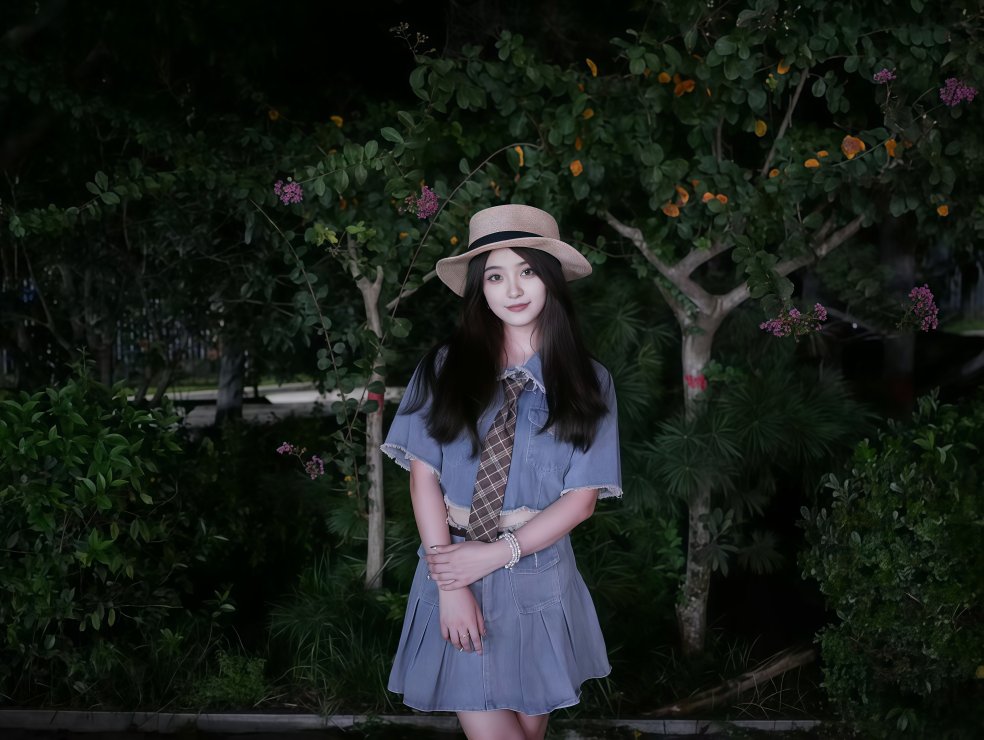
#> input picture Data collection and preprocessing/Data/quality_restoration_20250916175947589.jpg, 2952 x 2219 px, given in place of the camera (shown at 1/3 size)
$ python 'Facial Recognition.py'
#> lines starting #> are read from the running program, lines starting #| are printed output that depends on the picture
#> the answer given: 1
#> the answer given: ../../Data collection and preprocessing/Data/quality_restoration_20250916175947589.jpg
#> the answer given: 3
"""
纯 OpenCV 人脸识别系统（优化版）
优化点：
- 添加直方图均衡化增强对比度
- 实现多帧投票机制平滑识别结果
- 添加人脸对齐功能
- 优化LBPH参数提高识别稳定性
- 添加置信度平滑处理减少跳变
- 支持多张人脸同时注册提高准确性
"""
import cv2
import numpy as np
import os
import json
import time
from typing import List, Tuple, Optional, Dict
from collections import deque

try:
    from PIL import Image, ImageDraw, ImageFont
    PIL_AVAILABLE = True
except ImportError:
    PIL_AVAILABLE = False

# ====================== 配置常量 ======================
DATA_FILE = 'face_database.json'
CONFIDENCE_THRESHOLD = 85  # 放宽阈值，LBPH的confidence越小越匹配
SMOOTH_THRESHOLD = 70      # 平滑后的判定阈值
FACE_SIZE = (150, 150)     # 增大尺寸保留更多特征
FONT_SIZE = 24
ESCAPE_KEY = 27
ENTER_KEY = 13

# 多帧投票配置
VOTE_FRAMES = 5            # 投票窗口大小
VOTE_THRESHOLD = 3         # 最少需要3帧一致才确认

# LBPH 参数优化
LBPH_RADIUS = 2
LBPH_NEIGHBORS = 8
LBPH_GRID_X = 8
LBPH_GRID_Y = 8

# ====================== 初始化人脸检测器 ======================
face_detector = cv2.CascadeClassifier(cv2.data.haarcascades + "haarcascade_frontalface_default.xml")

# 加载眼睛检测器（用于人脸对齐）
eye_detector = cv2.CascadeClassifier(cv2.data.haarcascades + "haarcascade_eye.xml")

# ====================== 数据管理 ======================
def load_face_database() -> Tuple[List[np.ndarray], List[str]]:
    """加载人脸数据库"""
    if not os.path.exists(DATA_FILE):
        return [], []

    try:
        with open(DATA_FILE, 'r', encoding='utf-8') as f:
            data = json.load(f)
        face_images = [np.array(img, dtype=np.uint8) for img in data.get('images', [])]
        names = data.get('names', [])
        return face_images, names
    except (json.JSONDecodeError, KeyError) as e:
        print(f"数据库加载失败: {e}，将创建新数据库")
        return [], []

def save_face_database(face_images: List[np.ndarray], names: List[str]) -> bool:
    """保存人脸数据库"""
    try:
        data = {
            'images': [img.tolist() for img in face_images],
            'names': names
        }
        with open(DATA_FILE, 'w', encoding='utf-8') as f:
            json.dump(data, f, ensure_ascii=False)
        return True
    except Exception as e:
        print(f"保存失败: {e}")
        return False

# [7 lines left out: function clear_face_database, not called in this run]

# ====================== 图像预处理 ======================
def enhance_face(face_img: np.ndarray) -> np.ndarray:
    """增强人脸图像质量"""
    # 直方图均衡化增强对比度
    enhanced = cv2.equalizeHist(face_img)
    # 轻微高斯模糊去噪
    enhanced = cv2.GaussianBlur(enhanced, (3, 3), 0)
    return enhanced

def align_face(img: np.ndarray, face_rect: Tuple[int, int, int, int]) -> Optional[np.ndarray]:
    """人脸对齐：基于眼睛位置旋转校正"""
    x, y, w, h = face_rect
    face_roi = img[y:y+h, x:x+w]

    # 检测眼睛
    gray_roi = cv2.cvtColor(face_roi, cv2.COLOR_BGR2GRAY)
    eyes = eye_detector.detectMultiScale(gray_roi, scaleFactor=1.1, minNeighbors=3, minSize=(20, 20))

    if len(eyes) >= 2:
        # 获取两个最大的眼睛
        eyes = sorted(eyes, key=lambda e: e[2]*e[3], reverse=True)[:2]
        eyes = sorted(eyes, key=lambda e: e[0])  # 按x坐标排序

        # 计算眼睛中心
        left_eye = (eyes[0][0] + eyes[0][2]//2, eyes[0][1] + eyes[0][3]//2)
        right_eye = (eyes[1][0] + eyes[1][2]//2, eyes[1][1] + eyes[1][3]//2)

        # 计算旋转角度
        dy = right_eye[1] - left_eye[1]
        dx = right_eye[0] - left_eye[0]
        angle = np.degrees(np.arctan2(dy, dx))

        # 旋转图像 - 修复：确保center是Python int类型
        center = (int(w // 2), int(h // 2))
        M = cv2.getRotationMatrix2D(center, angle, 1.0)
        aligned = cv2.warpAffine(face_roi, M, (w, h), flags=cv2.INTER_CUBIC)

        face_gray = cv2.cvtColor(aligned, cv2.COLOR_BGR2GRAY)
    else:
        face_gray = cv2.cvtColor(face_roi, cv2.COLOR_BGR2GRAY)

    face_gray = cv2.resize(face_gray, FACE_SIZE)
    return enhance_face(face_gray)

def preprocess_face(img: np.ndarray, face_rect: Tuple[int, int, int, int]) -> np.ndarray:
    """预处理人脸图像（带对齐）"""
    aligned = align_face(img, face_rect)
    if aligned is not None:
        return aligned

    # 回退到基础处理
    x, y, w, h = face_rect
    h_img, w_img = img.shape[:2]
    x, y = max(0, x), max(0, y)
    w, h = min(w, w_img - x), min(h, h_img - y)

    face_img = img[y:y+h, x:x+w]
    face_img = cv2.cvtColor(face_img, cv2.COLOR_BGR2GRAY)
    face_img = cv2.resize(face_img, FACE_SIZE)
    return enhance_face(face_img)

# ====================== 字体处理 ======================
_chinese_font: Optional[ImageFont.FreeTypeFont] = None

def get_chinese_font(font_size: int = FONT_SIZE) -> Optional[ImageFont.FreeTypeFont]:
    """获取中文字体（带缓存）"""
    global _chinese_font
    if not PIL_AVAILABLE:
        return None

    if _chinese_font is not None:
        return _chinese_font

    possible_fonts = [
        "simhei.ttf", "msyh.ttc", "msyh.ttf",
        "simsun.ttc", "simsun.ttf", "arialuni.ttf"
    ]
    font_dir = os.path.join("C:", "Windows", "Fonts")

    for font_name in possible_fonts:
        font_path = os.path.join(font_dir, font_name)
        if os.path.exists(font_path):
            try:
                _chinese_font = ImageFont.truetype(font_path, font_size)
                return _chinese_font
            except Exception:
                continue

    try:
        _chinese_font = ImageFont.load_default()
    except Exception:
        _chinese_font = None
    return _chinese_font

def put_text(img: np.ndarray, text: str, position: Tuple[int, int],
             font_size: int = FONT_SIZE, color: Tuple[int, int, int] = (0, 255, 0),
             thickness: int = 2) -> None:
    """在图像上绘制文字（支持中文）"""
    if PIL_AVAILABLE:
        font = get_chinese_font(font_size)
        if font is not None:
            image_rgb = cv2.cvtColor(img, cv2.COLOR_BGR2RGB)
            image_pil = Image.fromarray(image_rgb)
            draw = ImageDraw.Draw(image_pil)
            draw.text(position, text, font=font, fill=(color[2], color[1], color[0]))
            img[:] = cv2.cvtColor(np.array(image_pil), cv2.COLOR_RGB2BGR)
            return

    scale = max(font_size / 30.0, 0.4)
    cv2.putText(img, text, position, cv2.FONT_HERSHEY_SIMPLEX, scale, color, thickness)

# ====================== 多帧投票器 ======================
class FaceVoter:
    """多帧投票器，平滑识别结果"""
    def __init__(self, window_size: int = VOTE_FRAMES):
        self.window: deque = deque(maxlen=window_size)
        self.confidence_history: deque = deque(maxlen=window_size)

    # [61 lines left out: functions vote, reset, capture_face, not called in this run]

def capture_multiple_faces(count: int = 3) -> List[np.ndarray]:
    """连续捕获多张人脸用于注册（提高准确性）"""
#> called with count = 3
    cap = cv2.VideoCapture(0)
    if not cap.isOpened():
        print("错误：无法打开摄像头")
        return []

    print(f"将连续捕获 {count} 张人脸，请保持姿势...")
    print("每张按 Enter 确认，按 Esc 取消")

    faces = []
    captured = 0

    while captured < count:
        ret, frame = cap.read()
#> frame is the input picture: shape (2219, 2952, 3); mean B, G, R 27, 31.9, 26.1
        if not ret:
            break

        gray = cv2.cvtColor(frame, cv2.COLOR_BGR2GRAY)
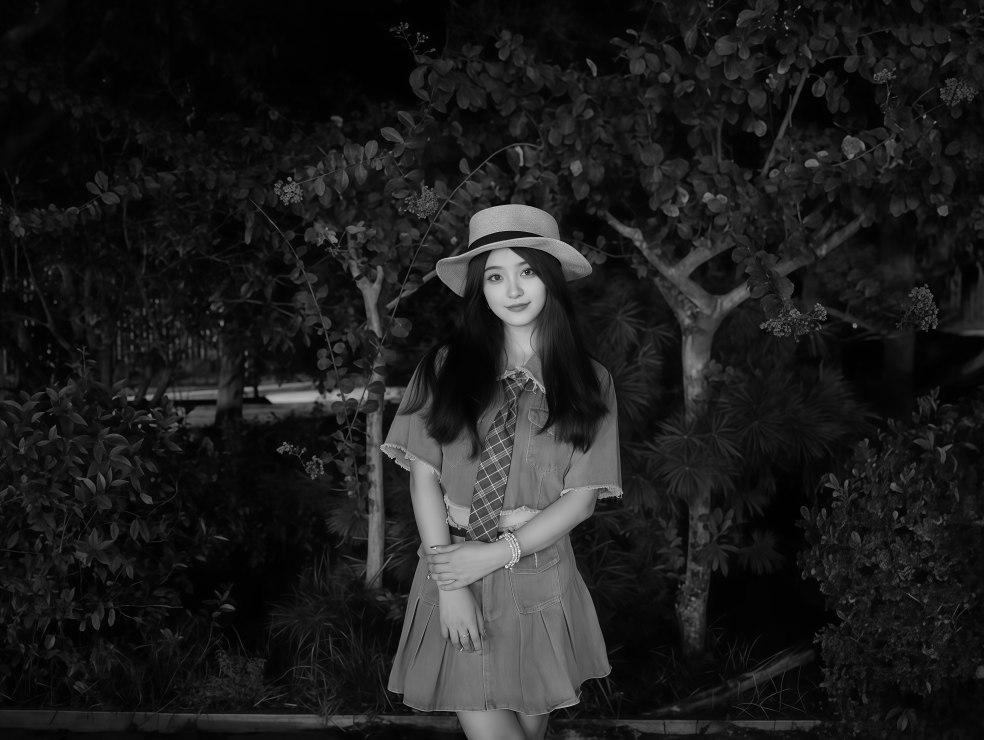
#> gray: shape (2219, 2952) (shown at 1/3 size); min 0, max 254, mean 29.6
        faces_detected = face_detector.detectMultiScale(gray, scaleFactor=1.1, minNeighbors=5, minSize=(100, 100))
#> faces_detected = [[1893, 1026, 110, 110], [869, 811, 135, 135], [1196, 151, 147, 147], [1426, 746, 226, 226]]

        display_frame = frame.copy()
        status_text = f"Captured: {captured}/{count}"
        put_text(display_frame, status_text, (10, 30), font_size=20, color=(255, 255, 0))

        for (x, y, w, h) in faces_detected:
            cv2.rectangle(display_frame, (x, y), (x+w, y+h), (0, 255, 0), 2)
#> this loop made 4 passes

        cv2.imshow("Multi-Capture", display_frame)
        key = cv2.waitKey(1) & 0xFF
#> (key Esc is pressed here)

        if key == ENTER_KEY and len(faces_detected) > 0:
            face_img = preprocess_face(frame, faces_detected[0])
            faces.append(face_img)
            captured += 1
            print(f"  ✓ 第 {captured} 张捕获成功")
            time.sleep(0.5)  # 短暂延迟，让用户调整姿势
        if key == ESCAPE_KEY:
            break

    cap.release()
    cv2.destroyAllWindows()
    return faces

# ====================== 注册功能 ======================
def register_face() -> None:
    """注册新的人脸（支持多张采样）"""
    name = input("输入姓名：").strip()
    if not name:
        print("错误：姓名不能为空")
        return

    # 询问采样数量
    try:
        sample_count = int(input("采样数量（推荐3-5，默认3）：").strip() or "3")
    except ValueError:
        sample_count = 3

    face_imgs = capture_multiple_faces(sample_count)
    if len(face_imgs) == 0:
        print("错误：未捕获到人脸")
        return

    imgs, names_list = load_face_database()

    # 检查是否已存在同名用户
    if name in names_list:
        confirm = input(f"姓名 '{name}' 已存在，是否覆盖？(y/n): ").strip().lower()
        if confirm != 'y':
            print("已取消注册")
            return
        # 覆盖：删除旧的
        indices = [i for i, n in enumerate(names_list) if n == name]
        for idx in reversed(indices):
            imgs.pop(idx)
            names_list.pop(idx)

    # 添加所有采样
    for face_img in face_imgs:
        imgs.append(face_img)
        names_list.append(name)

    if save_face_database(imgs, names_list):
        print(f"✓ '{name}' 注册成功！共采样 {len(face_imgs)} 张，数据库总计 {len(names_list)} 张")
    else:
        print("✗ 注册失败")

# ====================== 识别功能 ======================
# [89 lines left out: function recognize_faces, not called in this run]

# ====================== 主程序 ======================
def main() -> None:
    """主菜单"""
    print("=" * 40)
    print("      人脸识别系统（优化版）")
    print("=" * 40)

    try:
        _ = cv2.face.LBPHFaceRecognizer_create()
    except AttributeError:
        print("\n错误：需要安装 opencv-contrib-python")
        print("请运行: pip install opencv-contrib-python")
        return

    while True:
        print("\n" + "-" * 40)
        print("1. 注册人脸（多采样）")
        print("2. 识别人脸（多帧投票）")
        print("3. 清除注册信息")
        print("4. 退出")
        print("-" * 40)

#> (the run stopped early here; a loop or call above may not have finished)
